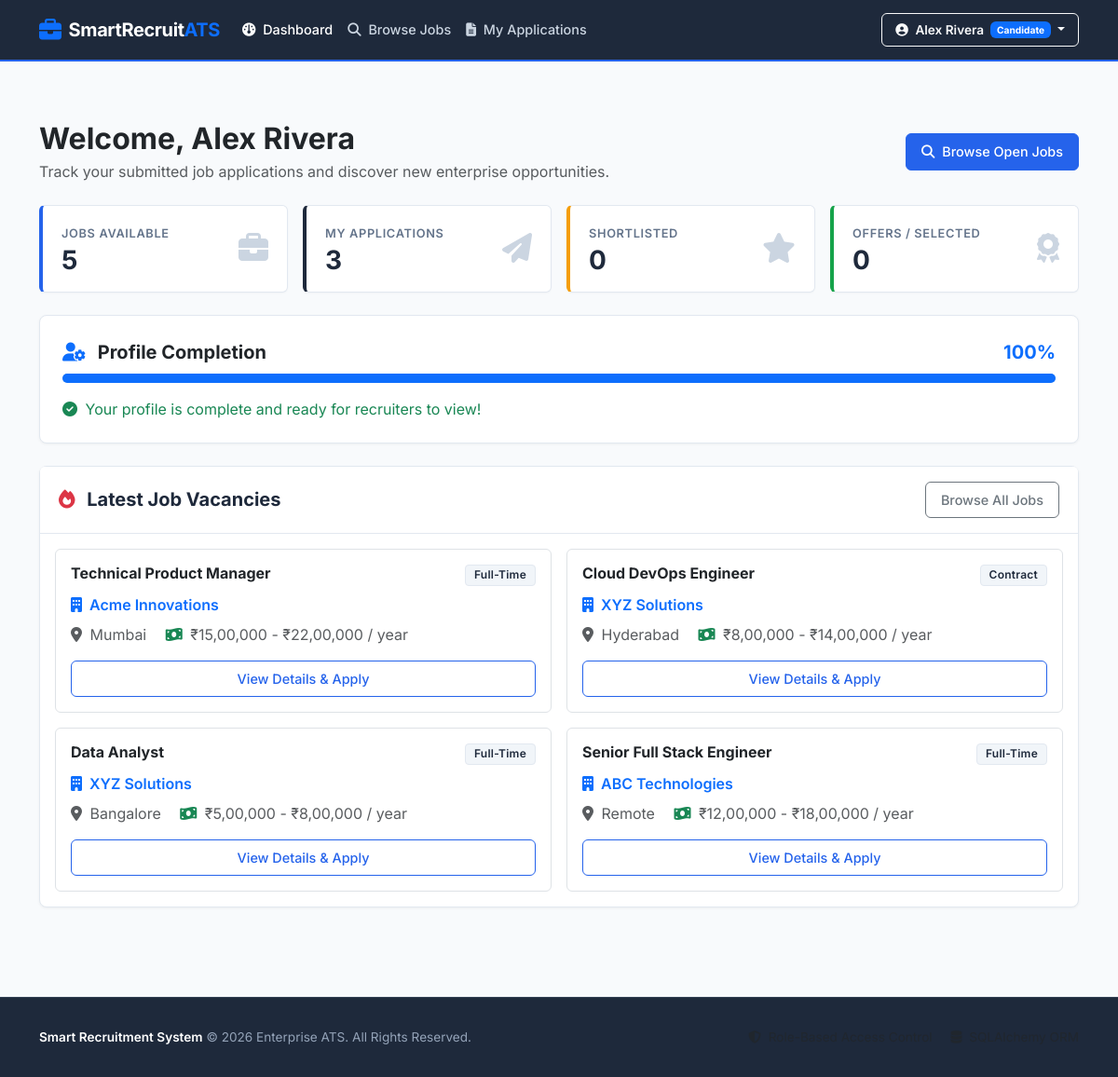
Page /candidate/dashboard (signed in) on the committed database.
### models.py (models this page shows, shortened)
class User(UserMixin, db.Model):
    __tablename__ = 'users'
    id = db.Column(db.Integer, primary_key=True)
    full_name = db.Column(db.String(120), nullable=False)
    email = db.Column(db.String(120), unique=True, nullable=False, index=True)
    password_hash = db.Column(db.String(256), nullable=False)
    role = db.Column(db.String(20), nullable=False)  # 'recruiter' or 'candidate'
    company_name = db.Column(db.String(200), nullable=True)
    company_description = db.Column(db.Text, nullable=True)
    company_location = db.Column(db.String(200), nullable=True)
    company_website = db.Column(db.String(300), nullable=True)
    phone = db.Column(db.String(20), nullable=True)
    address = db.Column(db.String(255), nullable=True)
    skills = db.Column(db.Text, nullable=True)
    education = db.Column(db.Text, nullable=True)
    experience = db.Column(db.Text, nullable=True)
    resume_path = db.Column(db.String(255), nullable=True)
    created_at = db.Column(db.DateTime, default=datetime.utcnow)
    posted_jobs = db.relationship('Job', backref='recruiter', lazy=True, cascade="all, delete-orphan")
    applications = db.relationship('Application', backref='candidate', lazy=True, cascade="all, delete-orphan")
    @property
    def is_recruiter(self):
        return self.role == 'recruiter'
    @property
    def is_candidate(self):
        return self.role == 'candidate'

class Job(db.Model):
    __tablename__ = 'jobs'
    id = db.Column(db.Integer, primary_key=True)
    recruiter_id = db.Column(db.Integer, db.ForeignKey('users.id', ondelete='CASCADE'), nullable=False)
    title = db.Column(db.String(150), nullable=False)
    company = db.Column(db.String(150), nullable=False)
    location = db.Column(db.String(100), nullable=False)
    employment_type = db.Column(db.String(50), nullable=False)  # e.g., Full-time, Part-time, Contract, Remote, Internship
    salary = db.Column(db.String(100), nullable=False)
    experience = db.Column(db.String(50), nullable=False)
    skills = db.Column(db.Text, nullable=False)
    description = db.Column(db.Text, nullable=False)
    last_date = db.Column(db.Date, nullable=False)
    openings = db.Column(db.Integer, default=1, nullable=False)
    is_active = db.Column(db.Boolean, default=True, nullable=False)
    created_at = db.Column(db.DateTime, default=datetime.utcnow)
    applications = db.relationship('Application', backref='job', lazy=True, cascade="all, delete-orphan")

### routes.py (the view)
@main.route('/candidate/dashboard')
@candidate_required
def candidate_dashboard():
    total_available_jobs = Job.query.filter_by(is_active=True).count()
    my_applications = Application.query.filter_by(candidate_id=current_user.id).all()
    total_applied = len(my_applications)
    shortlisted_count = sum(1 for a in my_applications if a.status in ['Shortlisted', 'Interview'])
    selected_count = sum(1 for a in my_applications if a.status == 'Selected')
    profile_fields = [current_user.full_name, current_user.email, current_user.phone,
                      current_user.address, current_user.skills, current_user.education,
                      current_user.experience, current_user.resume_path]
    completed_fields = sum(1 for field in profile_fields if field)
    profile_completion = int((completed_fields / len(profile_fields)) * 100)
    recent_jobs = Job.query.filter_by(is_active=True).order_by(Job.created_at.desc()).limit(4).all()
    return render_template('candidate/dashboard.html',
                           total_available_jobs=total_available_jobs,
                           total_applied=total_applied,
                           shortlisted_count=shortlisted_count,
                           selected_count=selected_count,
                           profile_completion=profile_completion,
                           recent_jobs=recent_jobs)

### templates/candidate/dashboard.html (shortened to what this page needs)
{% extends "base.html" %}
{% block content %}
<div class="container py-4">
  <div class="d-flex justify-content-between align-items-center mb-4">
    <div>
      <h2 class="fw-bold text-dark mb-1">Welcome, {{ current_user.full_name }}</h2>
      <p class="text-muted mb-0">Track your submitted job applications and discover new enterprise opportunities.</p>
    </div>
    <a href="{{ url_for('main.browse_jobs') }}" class="btn btn-primary">
      <i class="fa-solid fa-magnifying-glass me-1"></i> Browse Open Jobs
    </a>
  </div>
  <div class="row g-3 mb-4">
    <div class="col-sm-6 col-lg-3">
      <div class="metric-card">
        <div>
          <div class="metric-label">Jobs Available</div>
          <div class="metric-value">{{ total_available_jobs }}</div>
        </div>
        <div class="metric-icon"><i class="fa-solid fa-briefcase"></i></div>
      </div>
    </div>
    <div class="col-sm-6 col-lg-3">
      <div class="metric-card secondary">
        <div>
          <div class="metric-label">My Applications</div>
          <div class="metric-value">{{ total_applied }}</div>
        </div>
        <div class="metric-icon"><i class="fa-solid fa-paper-plane"></i></div>
      </div>
    </div>
    <div class="col-sm-6 col-lg-3">
      <div class="metric-card warning">
        <div>
          <div class="metric-label">Shortlisted</div>
          <div class="metric-value">{{ shortlisted_count }}</div>
        </div>
        <div class="metric-icon"><i class="fa-solid fa-star"></i></div>
      </div>
    </div>
    <div class="col-sm-6 col-lg-3">
      <div class="metric-card success">
        <div>
          <div class="metric-label">Offers / Selected</div>
          <div class="metric-value">{{ selected_count }}</div>
        </div>
        <div class="metric-icon"><i class="fa-solid fa-award"></i></div>
      </div>
    </div>
  </div>
  <div class="card card-corporate mb-4">
    <div class="card-body p-4">
      <div class="d-flex justify-content-between align-items-center mb-2">
        <h5 class="fw-bold text-dark mb-0"><i class="fa-solid fa-user-gear text-primary me-2"></i> Profile Completion</h5>
        <span class="fw-bold text-primary fs-5">{{ profile_completion }}%</span>
      </div>
      <div class="progress mb-3" style="height: 10px; border-radius: 5px;">
        <div class="progress-bar bg-primary" role="progressbar" style="width: {{ profile_completion }}%;" aria-valuenow="{{ profile_completion }}" aria-valuemin="0" aria-valuemax="100"></div>
      </div>
      {% if profile_completion < 100 %}
        <p class="text-muted fs-7 mb-0">Complete your profile details (skills, experience, and uploaded resume) to increase shortlisting chances.</p>
        <a href="{{ url_for('main.candidate_profile') }}" class="btn btn-sm btn-outline-primary mt-2">Complete Profile Now</a>
      {% else %}
        <p class="text-success fs-7 mb-0"><i class="fa-solid fa-circle-check me-1"></i> Your profile is complete and ready for recruiters to view!</p>
      {% endif %}
    </div>
  </div>
  <div class="card card-corporate">
    <div class="card-header d-flex justify-content-between align-items-center">
      <h5 class="mb-0 fw-bold"><i class="fa-solid fa-fire text-danger me-2"></i> Latest Job Vacancies</h5>
      <a href="{{ url_for('main.browse_jobs') }}" class="btn btn-sm btn-outline-secondary">Browse All Jobs</a>
    </div>
    <div class="card-body p-3">
      {% if recent_jobs %}
      <div class="row g-3">
        {% for job in recent_jobs %}
        <div class="col-md-6">
          <div class="p-3 border rounded bg-white h-100 d-flex flex-column justify-content-between">
            <div>
              <div class="d-flex justify-content-between align-items-start mb-2">
                <h6 class="fw-bold text-dark mb-0 fs-6">{{ job.title }}</h6>
                <span class="badge badge-status badge-job-type">{{ job.employment_type }}</span>
              </div>
              <p class="text-primary fw-semibold fs-7 mb-2"><i class="fa-solid fa-building me-1"></i> {{ job.company }}</p>
              <div class="text-muted fs-7 mb-3">
                <span class="me-3"><i class="fa-solid fa-location-dot me-1"></i> {{ job.location }}</span>
                <span><i class="fa-solid fa-money-bill-wave me-1 text-success"></i> {{ job.salary }}</span>
              </div>
            </div>
            <a href="{{ url_for('main.job_details', job_id=job.id) }}" class="btn btn-sm btn-outline-primary w-100">View Details & Apply</a>
          </div>
        </div>
        {% endfor %}
      </div>
      {% else %}
      <p class="text-muted text-center py-4 mb-0">No job openings currently available.</p>
      {% endif %}
    </div>
  </div>
</div>
{% endblock %}

### templates/base.html (shortened to what this page needs)
<!DOCTYPE html>
<html lang="en">
<head>
  <link href="https://cdn.jsdelivr.net/npm/bootstrap@5.3.3/dist/css/bootstrap.min.css" rel="stylesheet">
  <link rel="stylesheet" href="https://cdnjs.cloudflare.com/ajax/libs/font-awesome/6.5.1/css/all.min.css">
  <link rel="stylesheet" href="{{ url_for('static', filename='css/custom.css') }}">
</head>
<body>
  <nav class="navbar navbar-expand-lg navbar-dark navbar-enterprise sticky-top">
    <div class="container">
      <a class="navbar-brand d-flex align-items-center gap-2" href="{{ url_for('main.home') }}">
        <i class="fa-solid fa-briefcase text-primary fs-4"></i>
        <span>SmartRecruit<span class="text-primary">ATS</span></span>
      </a>
      <div class="collapse navbar-collapse" id="enterpriseNavbar">
        <ul class="navbar-nav me-auto mb-2 mb-lg-0">
          {% if current_user.is_authenticated %}
            {% if current_user.is_recruiter %}
              <li class="nav-item">
                <a class="nav-link {% if request.endpoint == 'main.recruiter_dashboard' %}active{% endif %}" href="{{ url_for('main.recruiter_dashboard') }}">
                  <i class="fa-solid fa-chart-line me-1"></i> Dashboard
                </a>
              </li>
              <li class="nav-item">
                <a class="nav-link {% if request.endpoint == 'main.post_job' %}active{% endif %}" href="{{ url_for('main.post_job') }}">
                  <i class="fa-solid fa-plus-circle me-1"></i> Post Job
                </a>
              </li>
              <li class="nav-item">
                <a class="nav-link {% if request.endpoint == 'main.manage_jobs' %}active{% endif %}" href="{{ url_for('main.manage_jobs') }}">
                  <i class="fa-solid fa-list-check me-1"></i> Manage Jobs
                </a>
              </li>
              <li class="nav-item">
                <a class="nav-link {% if request.endpoint == 'main.view_applications' %}active{% endif %}" href="{{ url_for('main.view_applications') }}">
                  <i class="fa-solid fa-users-viewfinder me-1"></i> Applications
                </a>
              </li>
            {% elif current_user.is_candidate %}
              <li class="nav-item">
                <a class="nav-link {% if request.endpoint == 'main.candidate_dashboard' %}active{% endif %}" href="{{ url_for('main.candidate_dashboard') }}">
                  <i class="fa-solid fa-gauge me-1"></i> Dashboard
                </a>
              </li>
              <li class="nav-item">
                <a class="nav-link {% if request.endpoint == 'main.browse_jobs' %}active{% endif %}" href="{{ url_for('main.browse_jobs') }}">
                  <i class="fa-solid fa-magnifying-glass me-1"></i> Browse Jobs
                </a>
              </li>
              <li class="nav-item">
                <a class="nav-link {% if request.endpoint == 'main.my_applications' %}active{% endif %}" href="{{ url_for('main.my_applications') }}">
                  <i class="fa-solid fa-file-lines me-1"></i> My Applications
                </a>
              </li>
            {% endif %}
          {% else %}
            <li class="nav-item">
              <a class="nav-link {% if request.endpoint == 'main.home' %}active{% endif %}" href="{{ url_for('main.home') }}">
                <i class="fa-solid fa-house me-1"></i> Home
              </a>
            </li>
          {% endif %}
        </ul>
        <div class="d-flex align-items-center gap-2">
          {% if current_user.is_authenticated %}
            <div class="dropdown">
              <button class="btn btn-outline-light dropdown-toggle btn-nav-action" type="button" id="userMenuBtn" data-bs-toggle="dropdown" aria-expanded="false">
                <i class="fa-solid fa-circle-user me-1"></i> {{ current_user.full_name }}
                <span class="badge bg-primary text-white ms-1 text-capitalize">{{ current_user.role }}</span>
              </button>
            </div>
          {% endif %}
        </div>
      </div>
    </div>
  </nav>
  <main class="content-wrapper">
    {% block content %}{% endblock %}
  </main>
  <footer class="footer-enterprise">
    <div class="container">
      <div class="row align-items-center">
        <div class="col-md-6 text-center text-md-start mb-2 mb-md-0">
          <span class="fw-semibold text-white">Smart Recruitment System</span> &copy; 2026 Enterprise ATS. All Rights Reserved.
        </div>
        <div class="col-md-6 text-center text-md-end">
          <span class="text-muted me-3"><i class="fa-solid fa-shield-halved me-1"></i> Role-Based Access Control</span>
          <span class="text-muted"><i class="fa-solid fa-database me-1"></i> SQLAlchemy ORM</span>
        </div>
      </div>
    </div>
  </footer>
</body>
</html>

### rows in the picture
User: full_name "Alex Rivera", role "Candidate"
Job: title "Technical Product Manager", employment_type "Full-Time", company "Acme Innovations", location "Mumbai", salary "₹15,00,000 - ₹22,00,000 / year"
Job: title "Cloud DevOps Engineer", employment_type "Contract", company "XYZ Solutions", location "Hyderabad", salary "₹8,00,000 - ₹14,00,000 / year"
Job: title "Data Analyst", employment_type "Full-Time", company "XYZ Solutions", location "Bangalore", salary "₹5,00,000 - ₹8,00,000 / year"
Job: title "Senior Full Stack Engineer", employment_type "Full-Time", company "ABC Technologies", location "Remote", salary "₹12,00,000 - ₹18,00,000 / year"

### other values in the picture
{{ total_available_jobs }} "5"
{{ total_applied }} "3"
{{ shortlisted_count }} "0"
{{ selected_count }} "0"
{{ profile_completion }} "100"
